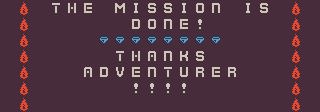

Below is a game level as drawn by its tile map, then a one-line description and the .tmx file that defines it, in full:
An orthogonal 20x7 tile map with 16x16 px tiles, 2 tile layers (down, Tile Layer 1), 2 tilesets.

<map version="1.2" tiledversion="2019.01.30" orientation="orthogonal" renderorder="right-down" width="20" height="7" tilewidth="16" tileheight="16" infinite="0" nextlayerid="4" nextobjectid="1">
 <tileset firstgid="1" source="colored_transparent.tsx" />
 <tileset firstgid="1025" source="gameTileset.tsx" />
 <layer id="3" name="down" width="20" height="7">
  <data encoding="csv">
1025,1025,1025,1025,1025,1025,1025,1025,1025,1025,1025,1025,1025,1025,1025,1025,1025,1025,1025,1025,
1025,1025,1025,1025,1025,1025,1025,1025,1025,1025,1025,1025,1025,1025,1025,1025,1025,1025,1025,1025,
1025,1025,1025,1025,1025,1025,1025,1025,1025,1025,1025,1025,1025,1025,1025,1025,1025,1025,1025,1025,
1025,1025,1025,1025,1025,1025,1025,1025,1025,1025,1025,1025,1025,1025,1025,1025,1025,1025,1025,1025,
1025,1025,1025,1025,1025,1025,1025,1025,1025,1025,1025,1025,1025,1025,1025,1025,1025,1025,1025,1025,
1025,1025,1025,1025,1025,1025,1025,1025,1025,1025,1025,1025,1025,1025,1025,1025,1025,1025,1025,1025,
1025,1025,1025,1025,1025,1025,1025,1025,1025,1025,1025,1025,1025,1025,1025,1025,1025,1025,1025,1025
</data>
 </layer>
 <layer id="2" name="Tile Layer 1" width="20" height="7">
  <data encoding="csv">
0,1360,0,1018,987,984,0,992,988,1017,1017,988,1013,1012,0,988,1017,0,1360,0,
0,1360,0,0,0,0,0,0,983,1013,1012,984,820,0,0,0,0,0,1360,0,
0,1360,0,0,0,0,152,152,152,152,152,152,152,152,0,0,0,0,1360,0,
0,1360,0,0,0,0,0,1018,987,980,1012,990,1017,0,0,0,0,0,1360,0,
0,1360,0,0,0,980,983,1020,984,1012,1018,1019,1016,984,1016,0,0,0,1360,0,
0,1360,0,0,0,0,0,0,820,820,820,820,0,0,0,0,0,0,1360,0,
0,1360,0,0,0,0,0,0,0,0,0,0,0,0,0,0,0,0,1360,0
</data>
 </layer>
</map>
